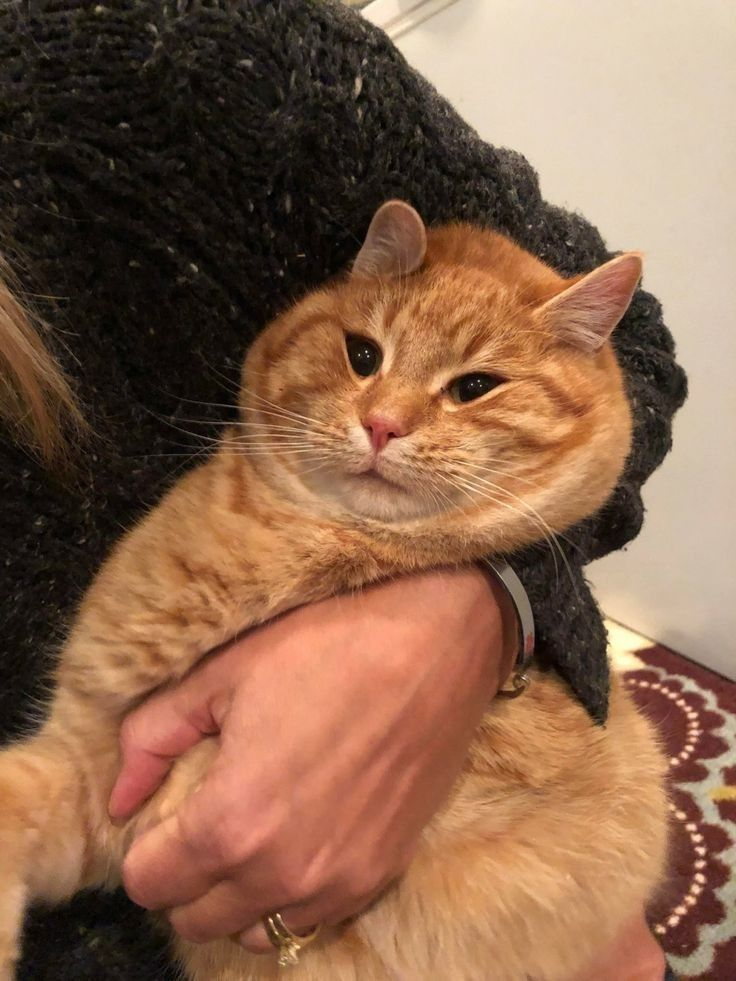
#> input picture lab9/cat.jpg, 736 x 981 px, found by its file name
$ python 9-2.py
#> lines starting #> are read from the running program, lines starting #| are printed output that depends on the picture
from PIL import Image
image = Image.open('lab9/cat.jpg')
#> image is the input picture: PIL image 736x981 RGB; mean R, G, B 137.1, 100.1, 76

res_img = image.reduce(2)
res_img.save('lab9/red_cat.jpg')

flip_img = image.transpose(Image.FLIP_LEFT_RIGHT)
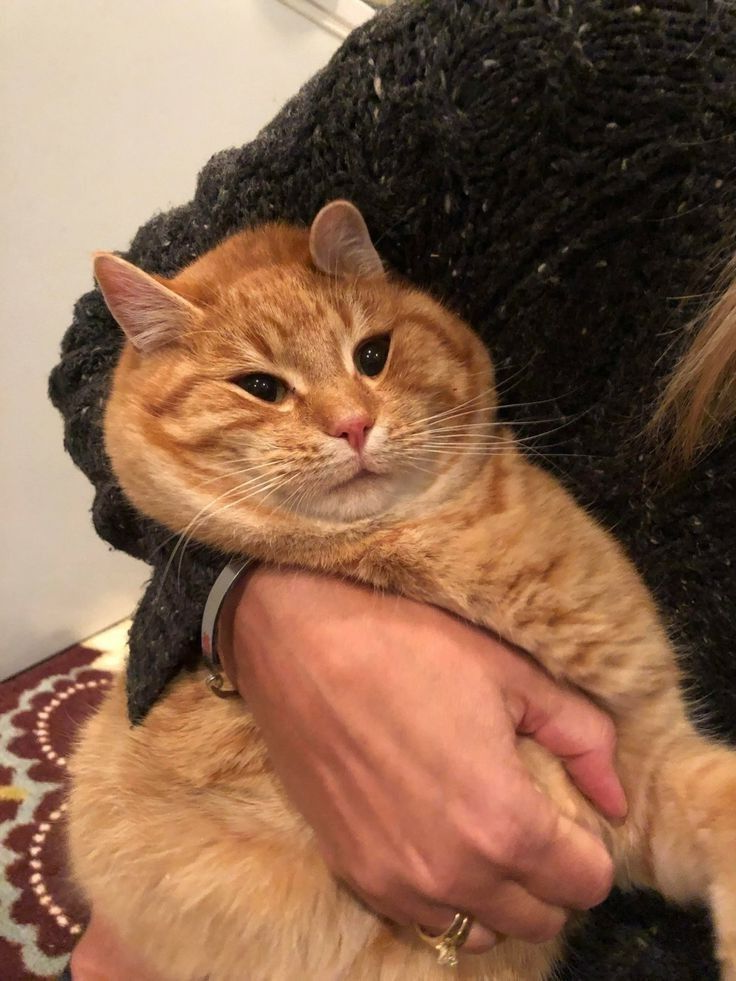
#> flip_img: PIL image 736x981 RGB; mean R, G, B 137.1, 100.1, 76
flip_img.save('lab9/flip_cat.jpg')

updown_img = image.transpose(Image.FLIP_TOP_BOTTOM)
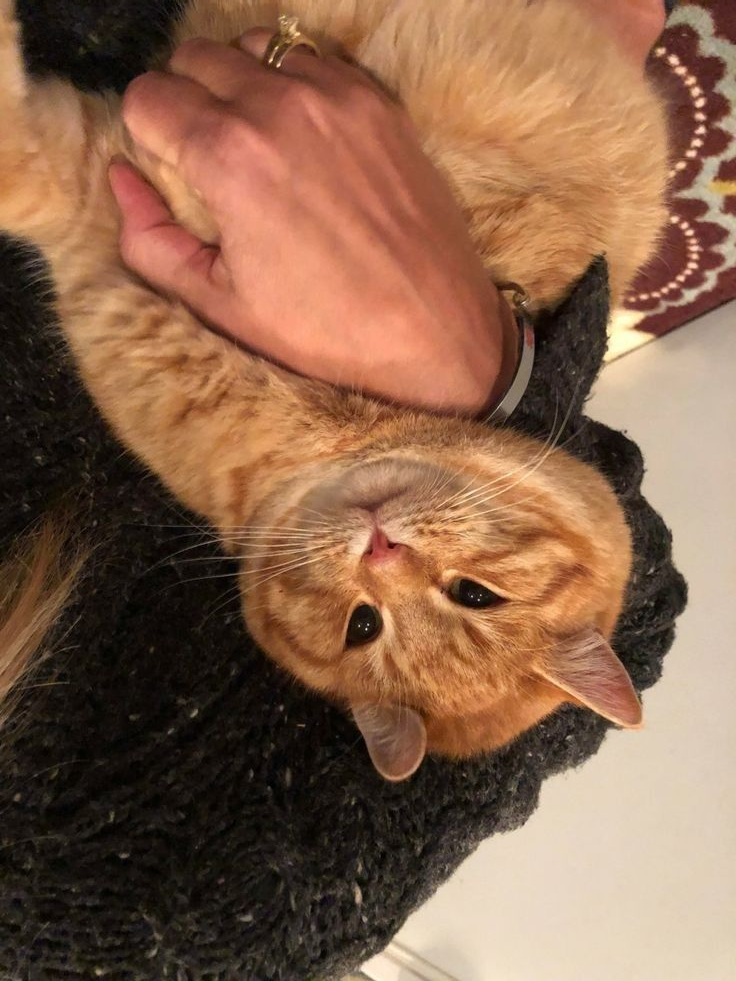
#> updown_img: PIL image 736x981 RGB; mean R, G, B 137.1, 100.1, 76
updown_img.save('lab9/updown_cat.jpg')

$ run again, with lab9/1.jpg copied over lab9/cat.jpg
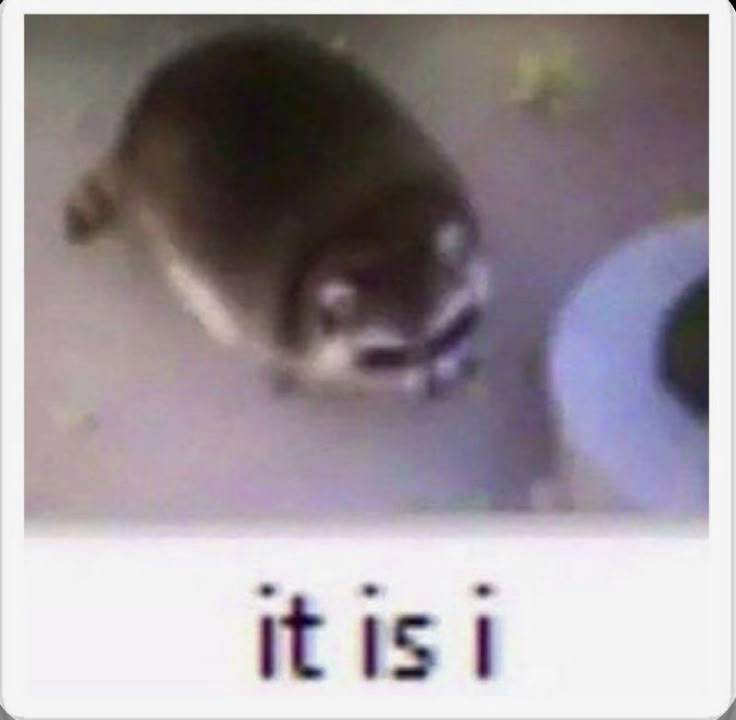
#> input picture lab9/1.jpg, 736 x 720 px, found by its file name
#> image is the input picture: PIL image 736x720 RGB; mean R, G, B 156.9, 148.4, 154.3
#> `flip_img = image.transpose(Image.FLIP_LEFT_RIGHT)`:
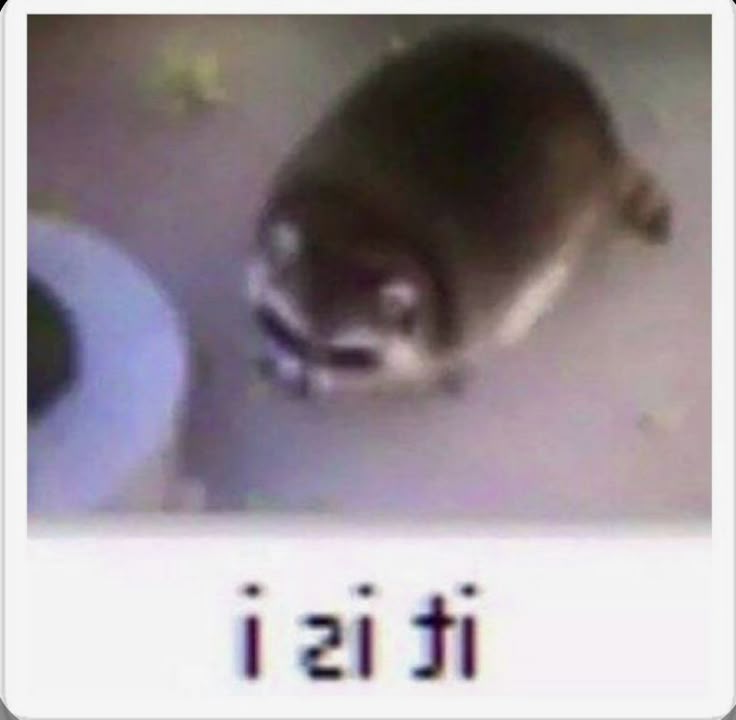
#> flip_img: PIL image 736x720 RGB; mean R, G, B 156.9, 148.4, 154.3
#> `updown_img = image.transpose(Image.FLIP_TOP_BOTTOM)`:
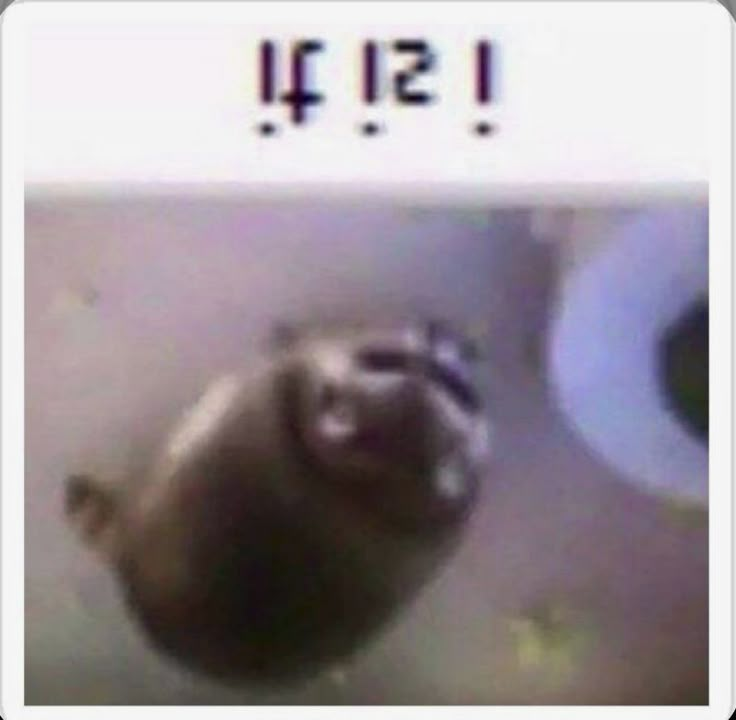
#> updown_img: PIL image 736x720 RGB; mean R, G, B 156.9, 148.4, 154.3
